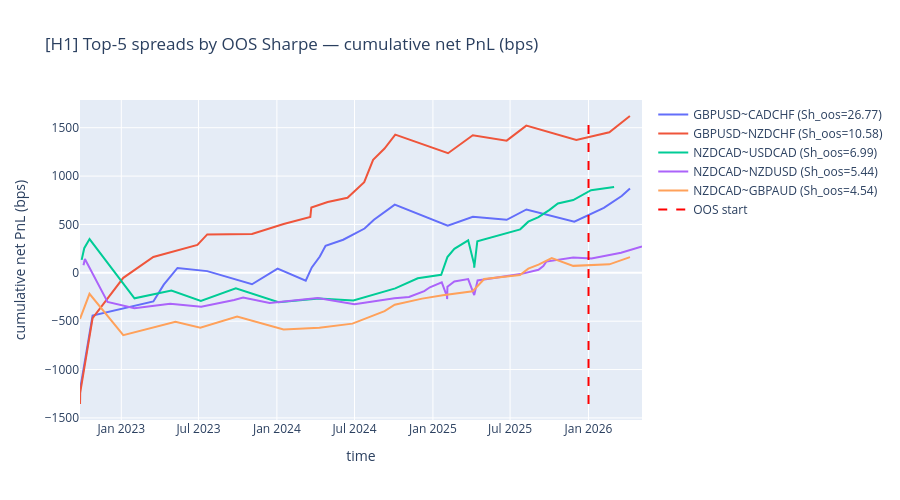
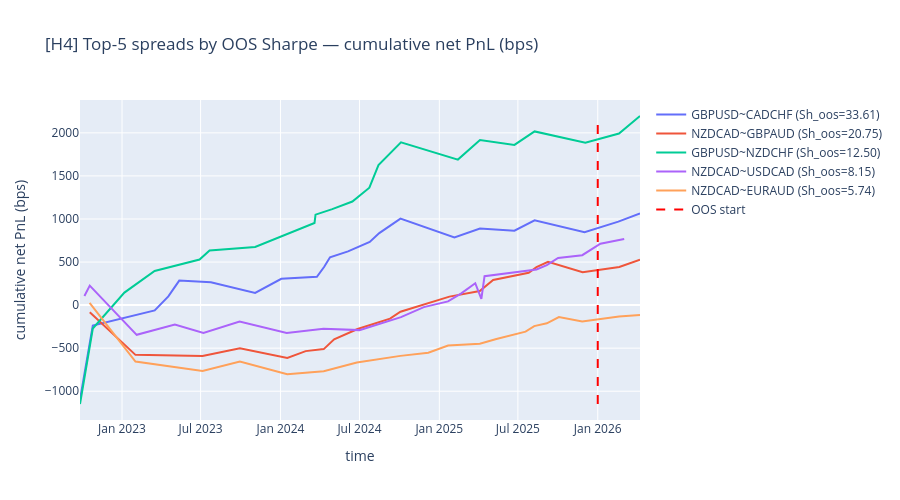

Notebook cell for these charts, in order:
### Markdown cell above
## ۶) Visualize top-5 equity curves per TF

### Code cell
for tf in TIMEFRAMES:
    m = metrics_by_tf[tf]
    top5 = m.head(5)
    if top5.empty:
        print(f"[{tf}] no spreads to plot")
        continue
    fig = go.Figure()
    for _, row in top5.iterrows():
        key = f"{row['y']}~{row['x']}"
        eq = all_equities[tf].get(key, pd.Series(dtype=float))
        if eq.empty:
            continue
        fig.add_trace(go.Scatter(x=eq.index, y=eq.values * 1e4,
                                 mode="lines", name=f"{key} (Sh_oos={row['sharpe_oos']:.2f})"))
    # Mark OOS boundary using a Scatter trace (plotly 6.x add_vline has Timestamp issues)
    if fig.data:
        ymin = min(min(tr.y) for tr in fig.data)
        ymax = max(max(tr.y) for tr in fig.data)
        fig.add_trace(go.Scatter(
            x=[OUT_OF_SAMPLE_START, OUT_OF_SAMPLE_START],
            y=[ymin, ymax],
            mode="lines", line=dict(color="red", dash="dash"),
            name="OOS start", showlegend=True,
        ))
    fig.update_layout(title=f"[{tf}] Top-5 spreads by OOS Sharpe — cumulative net PnL (bps)",
                      xaxis_title="time", yaxis_title="cumulative net PnL (bps)",
                      height=500, hovermode="x unified")
    fig.show()
